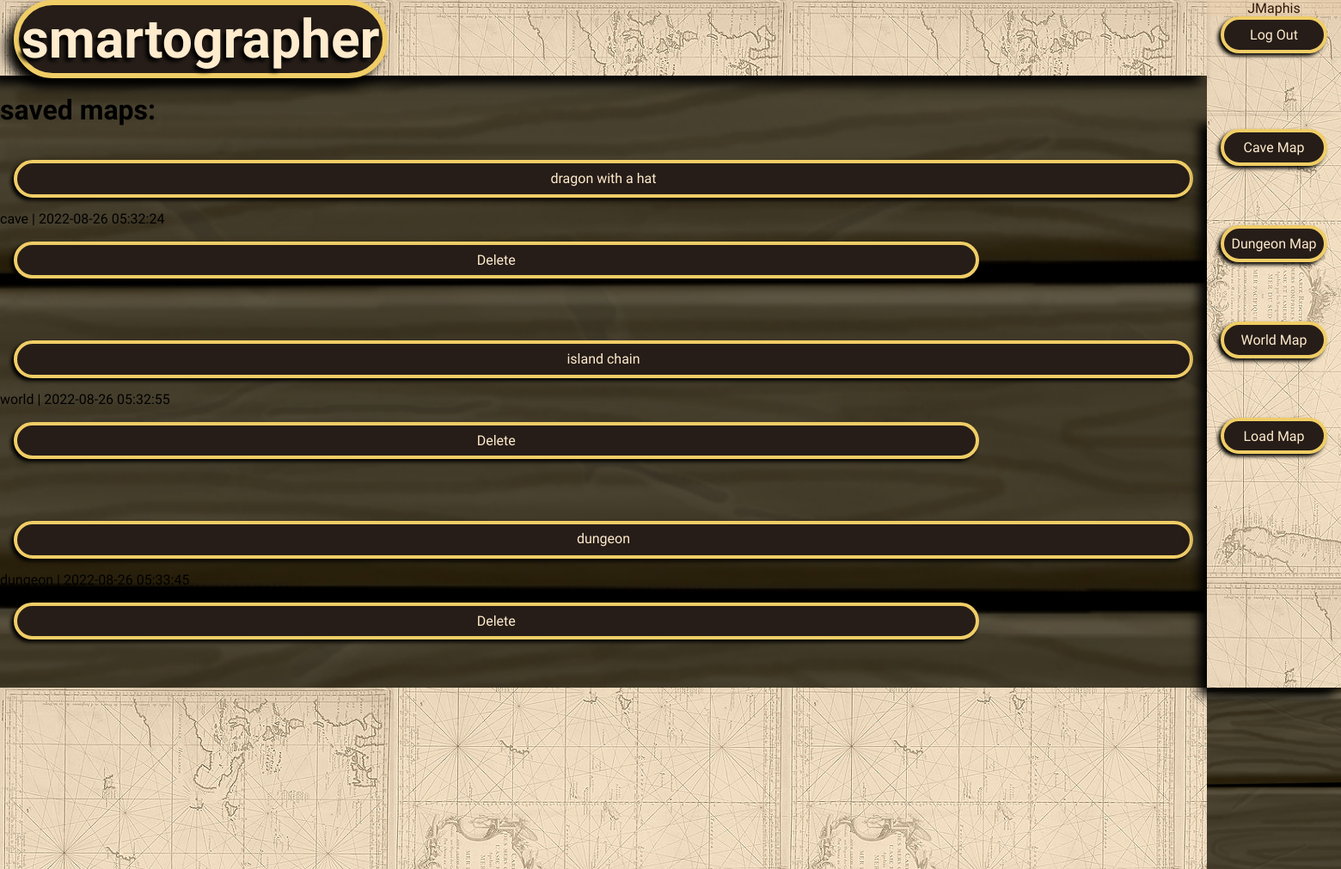
The page /maps/load (signed in, upper part) on the database as committed earlier.
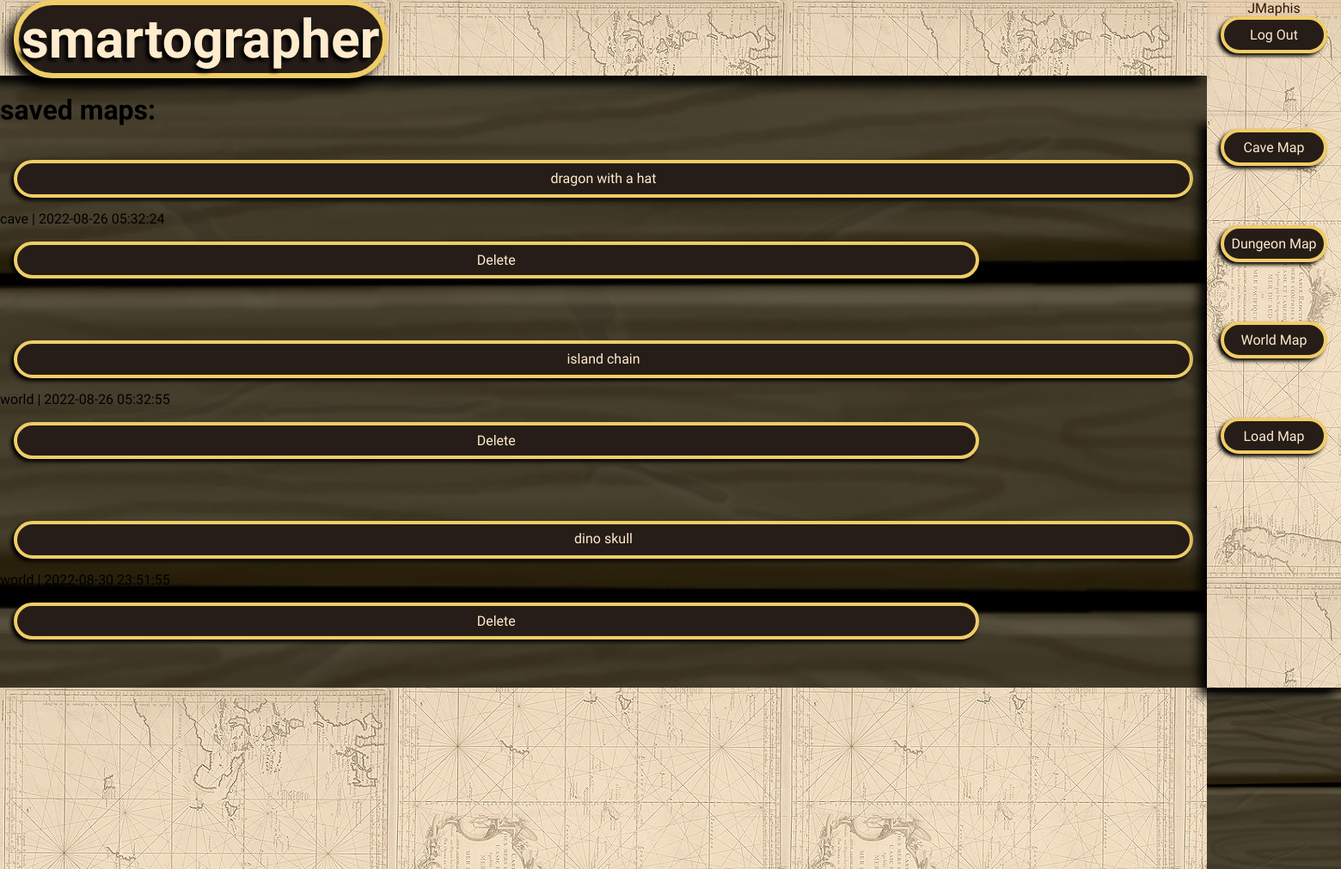
The same page on the database as committed later.
### tables this page shows
CREATE TABLE user (
    id INTEGER PRIMARY KEY AUTOINCREMENT,
    username TEXT UNIQUE NOT NULL,
    password TEXT NOT NULL
);

CREATE TABLE map (
    id INTEGER PRIMARY KEY AUTOINCREMENT,
    user_id INTEGER NOT NULL,
    created TIMESTAMP NOT NULL DEFAULT CURRENT_TIMESTAMP,
    name TEXT NOT NULL,
    type TEXT NOT NULL,
    seed INTEGER NOT NULL,
    FOREIGN KEY (user_id) REFERENCES user (id)
);

### smartographer/maps.py (the view)
@bp.route('/load', methods=('GET','POST'))
@login_required
def load():
    tag_list = get_tag_list()
    if request.method == ['DELETE']:
        db = get_db()
        db.execute('DELETE FROM map WHERE id = ?', (id,))
        db.commit()
    db = get_db()
    user_id = session.get('user_id')
    loaded_maps = db.execute(
            'SELECT * FROM map WHERE user_id = ?', (user_id,)
        ).fetchall()
    return render_template('maps/load.html', loaded_maps=loaded_maps, tag_list=tag_list)

### smartographer/auth.py (called while the page is built)
@bp.before_app_request
def load_logged_in_user():
    user_id = session.get('user_id')
    if user_id is None:
        g.user = None
    else:
        g.user = get_db().execute(
            'SELECT * FROM user WHERE id = ?', (user_id,)
        ).fetchone()

def login_required(view):
    @functools.wraps(view)
    def wrapped_view(**kwargs):
        if g.user is None:
            return redirect(url_for('auth.login'))
        return view(**kwargs)
    return wrapped_view

### smartographer/db.py (called while the page is built)
def get_db():
    if 'db' not in g:
        g.db = sqlite3.connect(
            current_app.config['DATABASE'],
            detect_types = sqlite3.PARSE_DECLTYPES
        )
        g.db.row_factory = sqlite3.Row
    return g.db

### smartographer/maps.py (called while the page is built, shortened)
def get_tag_list(type=None, is_map=False):
    tag_list = []
    if is_map:
        refresh_url = url_for('maps.refresh_map', **{'type': type})
        tag_list.append('<a href="' + refresh_url + '">Refresh</a>')
    for other in ['cave', 'dungeon', 'world']:
        if other != type:
            map_url = url_for('maps.get_map', **{'type': other})
            tag_list.append(
                '<a href="' + map_url + '">' + other.capitalize() + ' Map</a>'
                )
    load_url = url_for('maps.load')
    tag_list.append('<a href="' + load_url + '">Load Map</a>')
    return tag_list

### smartographer/templates/maps/load.html
{% extends 'base.html' %}
{% block content %}
    <h1>saved maps:</h1>
    {% for map in loaded_maps %}
        <a href="{{ url_for('maps.set_seed', **{'type': map['type'], 'seed': map['seed']}) }}">
            {{ map['name'] }}
        </a>
        {{ map['type'] }} | {{ map['created'] }}
        <form action="{{ url_for('maps.delete', **{'id': map['id']}) }}" method="post">
            <input type="submit" value="Delete" onclick="return confirm('Are you sure?')">
        </form>
        <br><br>
    {% endfor %}
{% endblock %}

### smartographer/templates/base.html (shortened to what this page needs)
<!DOCTYPE html>
<html lang="en">
<head>
    <link rel="stylesheet" href="{{ url_for('static', filename='style.css') }}">
    <img src="assets/old-map.jpg" alt="Nautical Chart">
    <img src="assets/wood_grain.jpg" alt="Wood">
    <header>
        <h1><a id="logo" href="{{ url_for('index') }}">smartographer</a></h1>
    </header>
</head>
<body>
    <div class="header-right">
        {% if g.user %}
            <div class="username">{{ g.user['username'] }}</div>
            <a href="{{ url_for('auth.logout') }}">Log Out</a>
        {% else %}
            <a href="{{ url_for('auth.register') }}">Register</a>
            <a href="{{ url_for('auth.login') }}">Log In</a>
        {% endif %}
    </div>
    <nav class="sidebar">
        {% for button_tag in tag_list %}
            {{ button_tag|safe }}<br><br>
        {% endfor %}
    </nav>
    <main>
            {% block content %}
            {% endblock %}
    </main>
</body>
</html>

### smartographer/static/style.css (style rules this page uses)
*, *::before, *::after { box-sizing: border-box; }
#logo { position: fixed; display: inline; z-index: 5; top: 0vw; background-color: rgb(38, 29, 24); margin-top: 0px; max-width: 33vw; padding: .2vw; box-shadow: -0.6vw 0.6vw 0.8vw black; font-family: UnifrakturMaguntia, Tangerine, Garamond; font-size: 4vw; text-align: center; color: blanchedalmond; text-shadow: -0.25vw 0.25vw 0.3vw black; border: .4vw solid rgb(240, 205, 102); border-radius: 2em; }
.username { color: rgb(45, 22, 9); background-color: hsla(33, 61%, 80%, 0.589); }
body { margin: 0%; padding: 0%; font-family: Benne; display: inline-grid; overflow: hidden; width: 100vw; height: 100vw; grid-template-columns: 90vw 10vw; grid-template-rows: 11vh 79vh 10vh; font-size: 100%; background-color: black; background: url(assets/old-map.jpg); grid-template-areas: "header header-right" "main sidebar" "main sidebar"; }
header { grid-area: header; z-index: 5; box-shadow: -0.6vw 0.6vw 0.8vw black; }
.header-right { grid-area: header-right; text-align: center; }
.header-right>a { margin-top: 0vw; margin-bottom: 0.25vw; }
main { display: grid; grid-area: main; position: relative; height: 100%; background-color: black; background: url(assets/wood_grain.jpg) center fixed; background-repeat: repeat-y; background-size: cover; }
.sidebar { margin-top: 3vw; grid-area: sidebar; z-index: 5; box-shadow: -0.6vw 0.6vw 0.8vw black; }
a, input[type="submit"] { font-family: Benne; color: blanchedalmond; padding: .5vw; border: 0.3vw solid rgb(240, 205, 102); border-radius: 2em; text-align: center; text-decoration: none; box-shadow: -0.2vw 0.2vw 0.3vw black; margin: 1vw; }
a:link, a:visited, input[type="submit"] { background-color: rgb(38, 29, 24); display: block; }
input[type="submit"] { font-family: inherit; font-size: 100%; width: 80%; }

Rows that differ between the two databases and show on the page:
removed map: name "dungeon", type "dungeon", created "2022-08-26 05:33:45"
added map: name "dino skull", type "world", created "2022-08-30 23:51:55"
